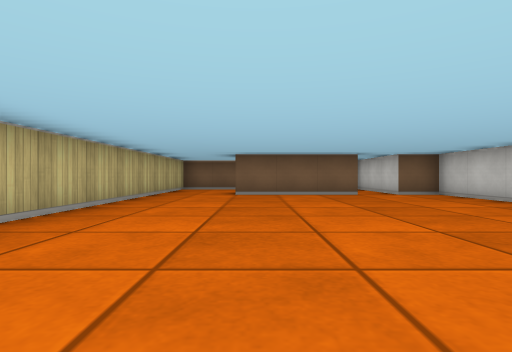
View 1 (above)

14 first-person views from a walk through a cub3D level. The camera is about half as high as the walls, looks level and sees 80° across. The floor is counted in squares. Each view is taken from the middle of a square. On the plan, view 1 faces up. The plan holds only what a view shows up to about 9 squares ahead; the rest is blank.

View 2
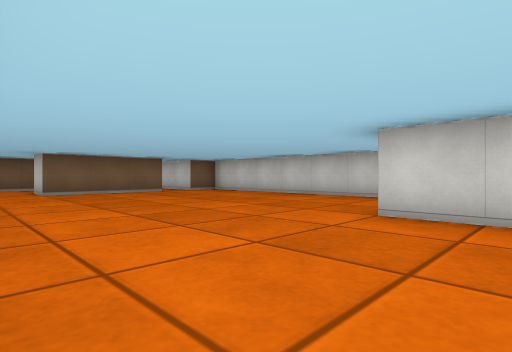

View 3
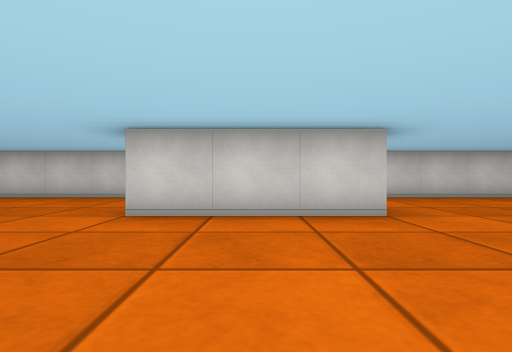

View 4
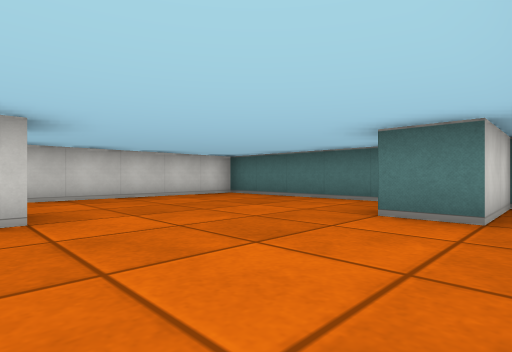

View 5
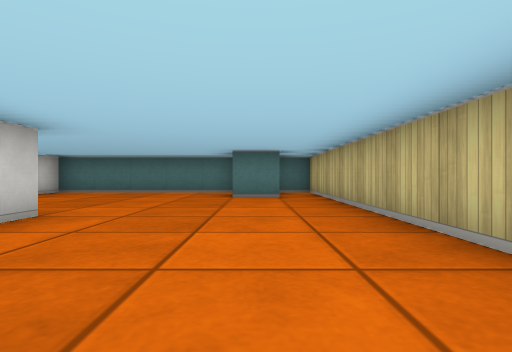

View 6
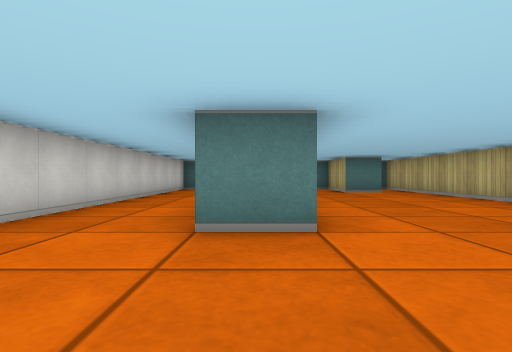

View 7
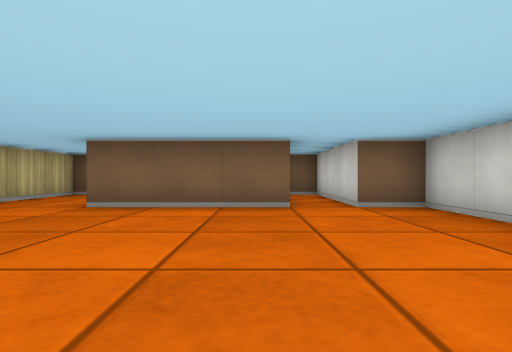

View 8
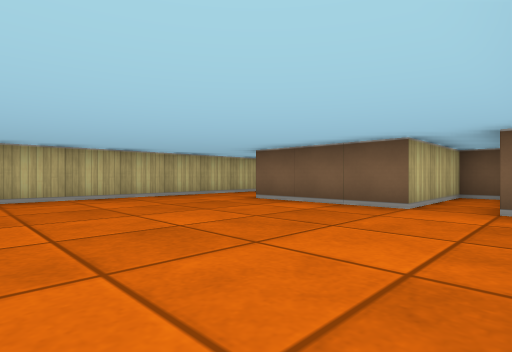

View 9
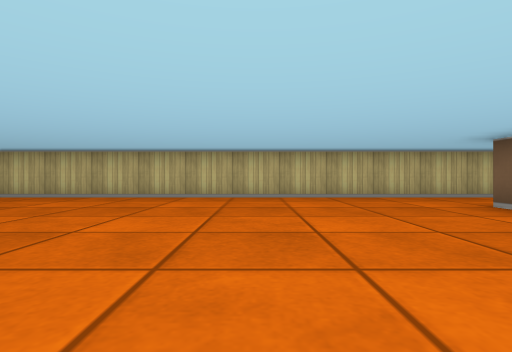

View 10
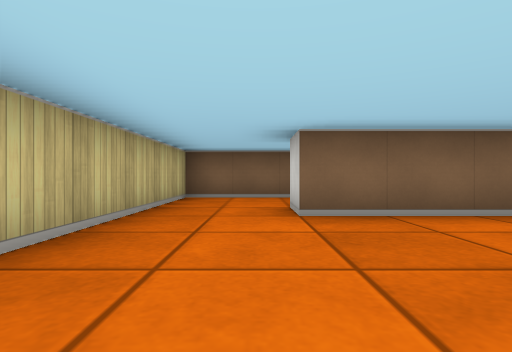

View 11
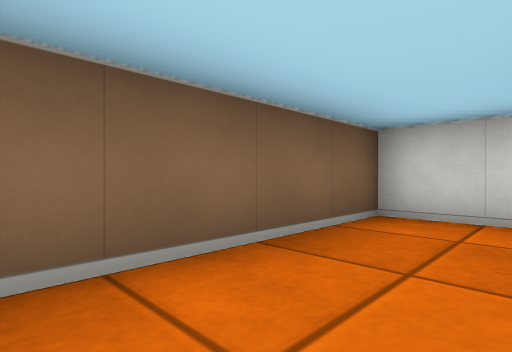

View 12
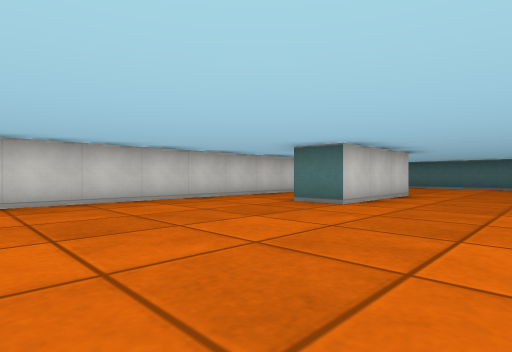

View 13
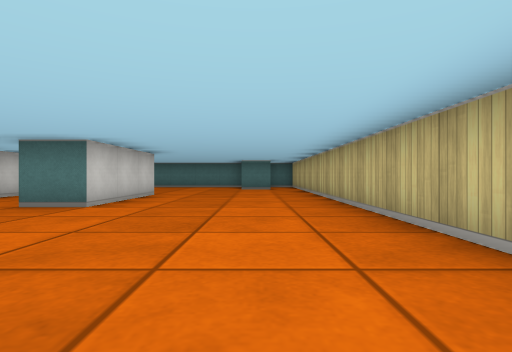

View 14
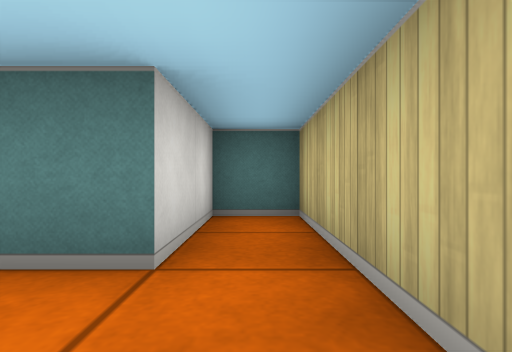

### Floor plan
Points are (right, up) in squares from view 1. A wall is a line through its corners. A room is listed if a view was taken in it or the views show most of it. See-through windows are left out.
Room 1 (views 1, 2, 3, 4, 5, 6, 7, 8, 9, 10, 12, 13, 14)
walls: (1.5, -2.6) (1.5, 0.5) (2.5, 0.5); (-2.5, 8.5) (-2.5, -7.5) (-1.5, -7.5) (-1.5, -5.5) (-0.5, -5.5) (-0.5, -6); (-0.4, -7.5) (4.5, -7.5) (4.5, 7.5) (3.5, 7.5) (3.5, 10.5) (2.5, 10.5) (2.5, 7.5) (-0.5, 7.5) (-0.5, 8.5)
ways out: opening at (-1.5, 8) to room 2
Room 2 (view 11)
walls: (1.5, 9.2) (1.5, 10.5) (-2.5, 10.5) (-2.5, 8.5)
ways out: opening at (-1.5, 8) to room 1

Where each view was taken, in squares from view 1:
view 1: 0 up, 0 right, facing up
view 2: 1 down, 2 left, facing up-right
view 3: 1 down, 2 left, facing right
view 4: 2 down, 2 left, facing down-right
view 5: 1 up, 1 left, facing down
view 6: 3 up, 2 right, facing down
view 7: 3 up, 2 right, facing up
view 8: 3 up, 4 right, facing up-left
view 9: 4 up, 4 right, facing left
view 10: 4 up, 1 left, facing up
view 11: 9 up, 2 left, facing up-right
view 12: 5 up, 1 left, facing down-right
view 13: 5 up, 1 left, facing down
view 14: 4 down, 2 left, facing down
